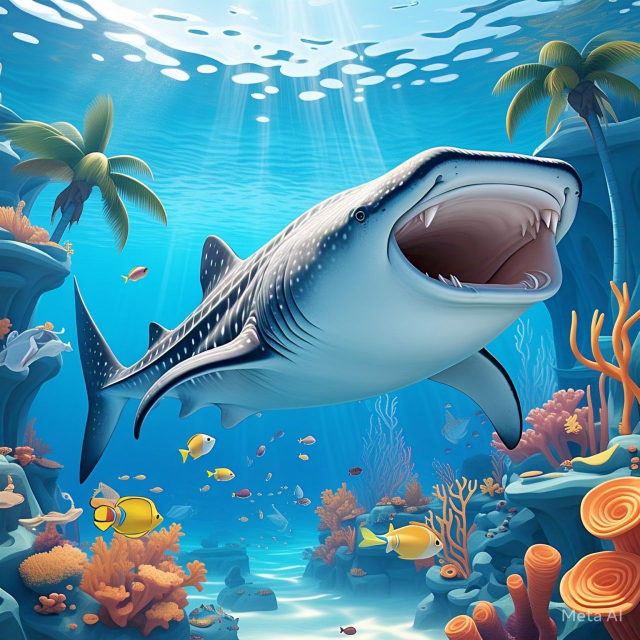
#> input picture Python Apps/Dynamic Range Compress/Whale.jpg, 1280 x 1280 px (shown at 1/2 size)
$ python CLAHEAlgorithm.py
#> lines starting #> are read from the running program, lines starting #| are printed output that depends on the picture
#> in main, image is the input picture: shape (1280, 1280, 3); mean B, G, R 169.1, 145.7, 81.7
import cv2
import numpy as np

def clahe(image):
    """
    Applies CLAHE to an image.

    Args:
        image (numpy array): The input image.

    Returns:
        numpy array: The image with CLAHE applied.
    """
    # Convert to LAB color space
    lab_image = cv2.cvtColor(image, cv2.COLOR_BGR2LAB)
#> lab_image: shape (1280, 1280, 3); mean of channels 0, 1, 2 147.4, 120.1, 111.1

    # Apply CLAHE to the L channel
    clahe = cv2.createCLAHE(clipLimit=3.0, tileGridSize=(8, 8))
    lab_image[:, :, 0] = clahe.apply(lab_image[:, :, 0])
#> lab_image: shape (1280, 1280, 3); mean of channels 0, 1, 2 137.4, 120.1, 111.1

    # Convert back to BGR color space
    clahe_image = cv2.cvtColor(lab_image, cv2.COLOR_LAB2BGR)
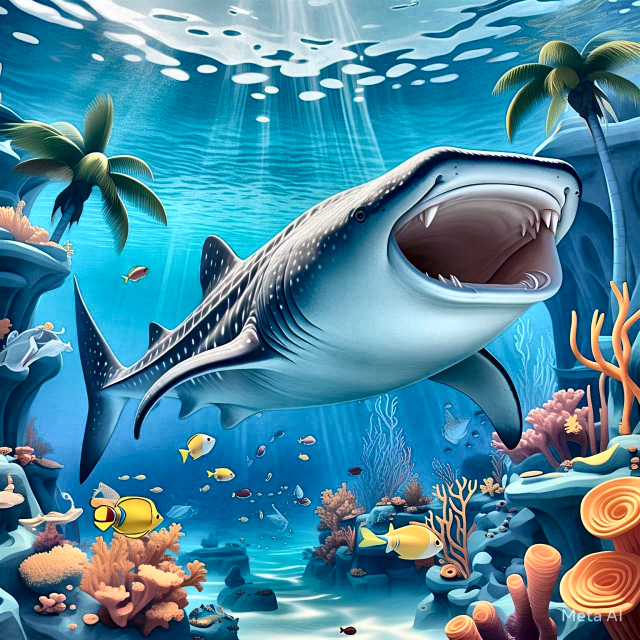
#> clahe_image: shape (1280, 1280, 3) (shown at 1/2 size); mean B, G, R 159, 136.5, 75.1

    return clahe_image


def display_image(window_name, image):
    """
    Displays an image in a window, resizing it if necessary.

    Args:
        window_name (str): The name of the window.
        image (numpy array): The image to display.
    """
#> called with window_name = 'Original Image'
    cv2.namedWindow(window_name, cv2.WINDOW_NORMAL)
    max_size = 800  # Maximum size of the window
    h, w = image.shape[:2]
#> h = 1280; w = 1280
    scale = min(max_size / w, max_size / h)
#> scale = 0.625
    if scale < 1:
        new_size = (int(w * scale), int(h * scale))
#> new_size = (800, 800)
        cv2.resizeWindow(window_name, new_size)
    cv2.imshow(window_name, image)


def main():
    # Load the image
    image_path = "Normal (2).jpg"
    image_path = "Whale.jpg"
    image = cv2.imread(image_path)

    # Apply CLAHE
    clahe_image = clahe(image)

  # Display the original and CLAHE images
    display_image("Original Image", image)
    display_image("CLAHE Image", clahe_image)
    cv2.waitKey(0)
    cv2.destroyAllWindows()


if __name__ == "__main__":
    main()

$ run again, with C++ Opencv/Blue Filter for Sent image from Python/Python Client/1.jpeg copied over Python Apps/Dynamic Range Compress/Whale.jpg
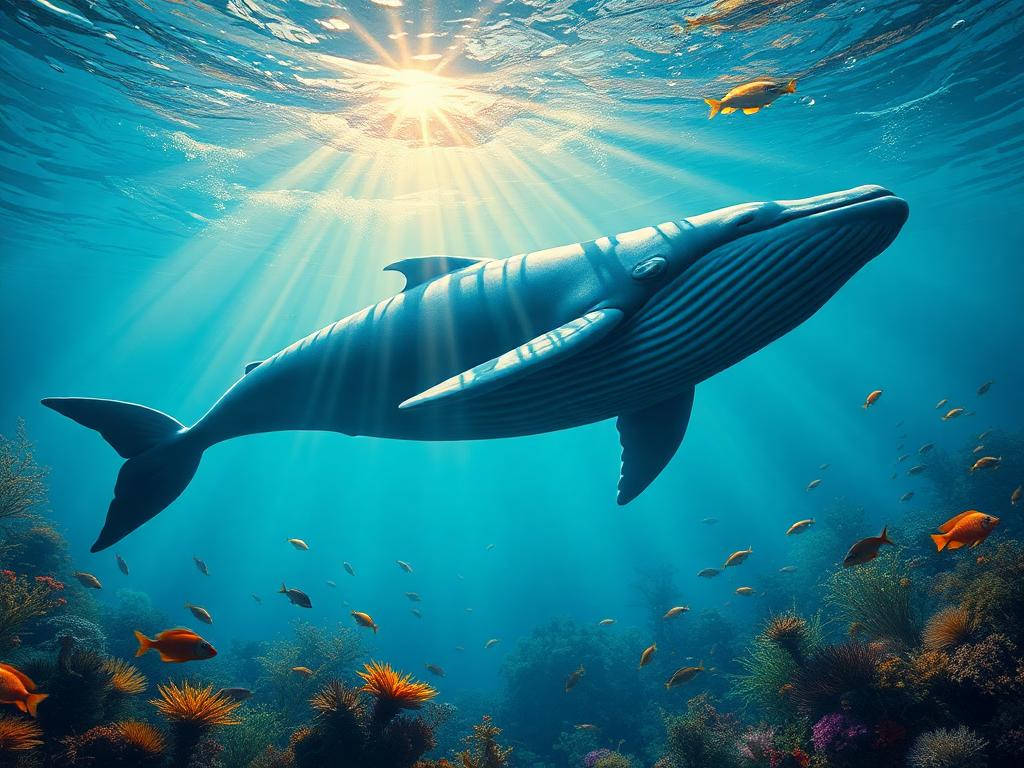
#> input picture C++ Opencv/Blue Filter for Sent image from Python/Python Client/1.jpeg, 1024 x 768 px
#> in main, image is the input picture: shape (768, 1024, 3); mean B, G, R 140.1, 126.3, 42.8
#> in clahe, `clahe_image = cv2.cvtColor(lab_image, cv2.COLOR_LAB2BGR)`:
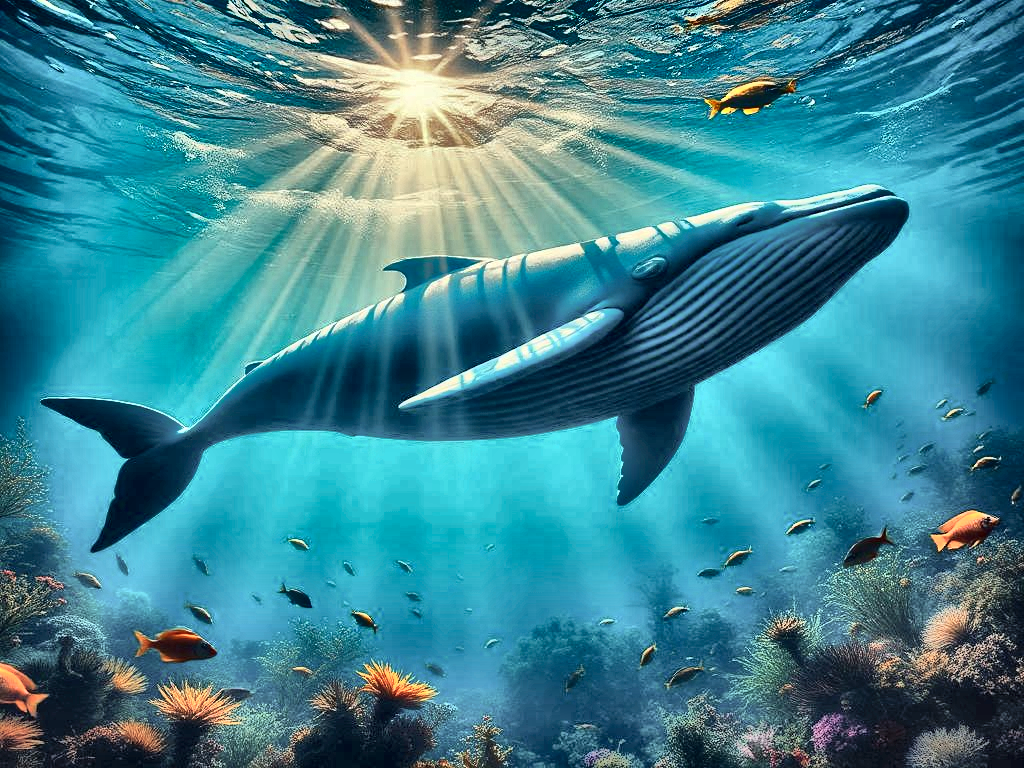
#> clahe_image: shape (768, 1024, 3); mean B, G, R 146.4, 132.5, 60
